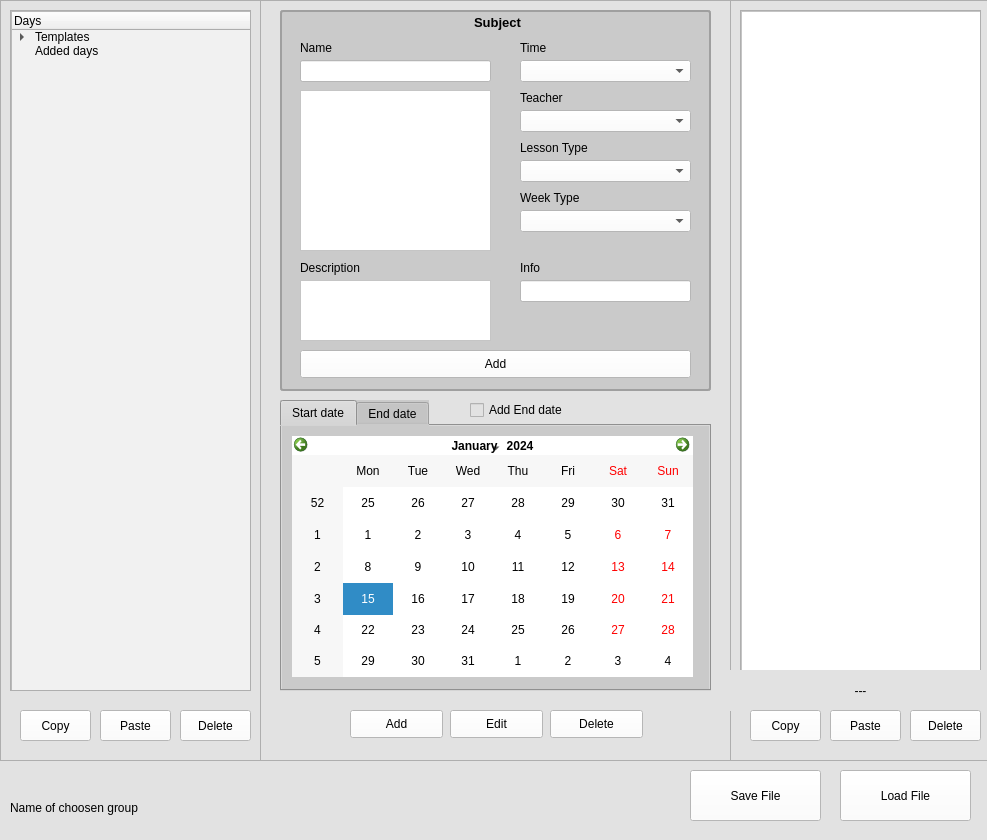
<?xml version="1.0" encoding="UTF-8"?>
<ui version="4.0">
 <class>MainWindow</class>
 <widget class="QMainWindow" name="MainWindow">
  <property name="geometry">
   <rect>
    <x>0</x>
    <y>0</y>
    <width>987</width>
    <height>840</height>
   </rect>
  </property>
  <property name="sizePolicy">
   <sizepolicy hsizetype="Fixed" vsizetype="Fixed">
    <horstretch>0</horstretch>
    <verstretch>0</verstretch>
   </sizepolicy>
  </property>
  <property name="minimumSize">
   <size>
    <width>987</width>
    <height>840</height>
   </size>
  </property>
  <property name="maximumSize">
   <size>
    <width>987</width>
    <height>840</height>
   </size>
  </property>
  <property name="windowTitle">
   <string>TiBoxEditApp</string>
  </property>
  <property name="windowIcon">
   <iconset>
    <normaloff>logo_without_text.png</normaloff>logo_without_text.png</iconset>
  </property>
  <property name="styleSheet">
   <string notr="true">background: rgb(226, 226, 226);</string>
  </property>
  <widget class="QWidget" name="centralwidget">
   <property name="styleSheet">
    <string notr="true"/>
   </property>
   <widget class="QFrame" name="l_frame">
    <property name="geometry">
     <rect>
      <x>0</x>
      <y>0</y>
      <width>261</width>
      <height>761</height>
     </rect>
    </property>
    <property name="frameShape">
     <enum>QFrame::StyledPanel</enum>
    </property>
    <property name="frameShadow">
     <enum>QFrame::Raised</enum>
    </property>
    <widget class="QScrollArea" name="scrollArea">
     <property name="geometry">
      <rect>
       <x>10</x>
       <y>10</y>
       <width>241</width>
       <height>681</height>
      </rect>
     </property>
     <property name="widgetResizable">
      <bool>true</bool>
     </property>
     <widget class="QWidget" name="scrollAreaWidgetContents">
      <property name="geometry">
       <rect>
        <x>0</x>
        <y>0</y>
        <width>239</width>
        <height>679</height>
       </rect>
      </property>
      <widget class="QTreeWidget" name="day_tw">
       <property name="geometry">
        <rect>
         <x>0</x>
         <y>0</y>
         <width>241</width>
         <height>681</height>
        </rect>
       </property>
       <property name="styleSheet">
        <string notr="true">background: rgb(241, 241, 241)</string>
       </property>
       <property name="columnCount">
        <number>1</number>
       </property>
       <attribute name="headerVisible">
        <bool>true</bool>
       </attribute>
       <column>
        <property name="text">
         <string notr="true">Days</string>
        </property>
       </column>
       <item>
        <property name="text">
         <string>Templates</string>
        </property>
        <item>
         <property name="text">
          <string>Monday</string>
         </property>
        </item>
        <item>
         <property name="text">
          <string>Tuesday</string>
         </property>
        </item>
        <item>
         <property name="text">
          <string>Wednesday</string>
         </property>
        </item>
        <item>
         <property name="text">
          <string>Thursday</string>
         </property>
        </item>
        <item>
         <property name="text">
          <string>Friday</string>
         </property>
        </item>
        <item>
         <property name="text">
          <string>Saturday</string>
         </property>
        </item>
        <item>
         <property name="text">
          <string>Sunday</string>
         </property>
        </item>
       </item>
       <item>
        <property name="text">
         <string>Added days</string>
        </property>
       </item>
      </widget>
     </widget>
    </widget>
    <widget class="QPushButton" name="copyDayButton">
     <property name="geometry">
      <rect>
       <x>20</x>
       <y>710</y>
       <width>71</width>
       <height>31</height>
      </rect>
     </property>
     <property name="styleSheet">
      <string notr="true">background: rgb(255, 255, 255);</string>
     </property>
     <property name="text">
      <string>Copy</string>
     </property>
    </widget>
    <widget class="QPushButton" name="pasteDayButton">
     <property name="geometry">
      <rect>
       <x>100</x>
       <y>710</y>
       <width>71</width>
       <height>31</height>
      </rect>
     </property>
     <property name="styleSheet">
      <string notr="true">background: rgb(255, 255, 255);</string>
     </property>
     <property name="text">
      <string>Paste</string>
     </property>
    </widget>
    <widget class="QPushButton" name="deleteDayButton">
     <property name="geometry">
      <rect>
       <x>180</x>
       <y>710</y>
       <width>71</width>
       <height>31</height>
      </rect>
     </property>
     <property name="styleSheet">
      <string notr="true">background: rgb(255, 255, 255);</string>
     </property>
     <property name="text">
      <string>Delete</string>
     </property>
    </widget>
   </widget>
   <widget class="QFrame" name="c_frame">
    <property name="geometry">
     <rect>
      <x>260</x>
      <y>0</y>
      <width>471</width>
      <height>761</height>
     </rect>
    </property>
    <property name="font">
     <font>
      <family>MS Shell Dlg 2</family>
     </font>
    </property>
    <property name="styleSheet">
     <string notr="true"/>
    </property>
    <property name="frameShape">
     <enum>QFrame::StyledPanel</enum>
    </property>
    <property name="frameShadow">
     <enum>QFrame::Raised</enum>
    </property>
    <widget class="QGroupBox" name="groupBox">
     <property name="geometry">
      <rect>
       <x>20</x>
       <y>10</y>
       <width>431</width>
       <height>381</height>
      </rect>
     </property>
     <property name="font">
      <font>
       <pointsize>10</pointsize>
       <weight>75</weight>
       <bold>true</bold>
      </font>
     </property>
     <property name="autoFillBackground">
      <bool>false</bool>
     </property>
     <property name="styleSheet">
      <string notr="true">QGroupBox {
	border: 2px solid rgb(159, 159, 159); 
	border-radius: 3px;
	background: rgb(202, 202, 202);
 } 
QGroupBox::title { 
	background-color: transparent;
	subcontrol-position: top center;
	padding-top: 5px;
 } </string>
     </property>
     <property name="title">
      <string>Subject</string>
     </property>
     <widget class="QLabel" name="label_3">
      <property name="geometry">
       <rect>
        <x>240</x>
        <y>80</y>
        <width>55</width>
        <height>16</height>
       </rect>
      </property>
      <property name="styleSheet">
       <string notr="true">background: transparent;</string>
      </property>
      <property name="text">
       <string>Teacher</string>
      </property>
     </widget>
     <widget class="QLabel" name="label_4">
      <property name="geometry">
       <rect>
        <x>240</x>
        <y>130</y>
        <width>81</width>
        <height>16</height>
       </rect>
      </property>
      <property name="styleSheet">
       <string notr="true">background: transparent;</string>
      </property>
      <property name="text">
       <string>Lesson Type</string>
      </property>
     </widget>
     <widget class="QLabel" name="label">
      <property name="geometry">
       <rect>
        <x>20</x>
        <y>30</y>
        <width>55</width>
        <height>16</height>
       </rect>
      </property>
      <property name="styleSheet">
       <string notr="true">background: transparent;</string>
      </property>
      <property name="text">
       <string>Name</string>
      </property>
     </widget>
     <widget class="QComboBox" name="subject_type_cb">
      <property name="geometry">
       <rect>
        <x>240</x>
        <y>150</y>
        <width>171</width>
        <height>22</height>
       </rect>
      </property>
      <property name="styleSheet">
       <string notr="true">background: rgb(255, 255, 255);</string>
      </property>
     </widget>
     <widget class="QLabel" name="label_2">
      <property name="geometry">
       <rect>
        <x>240</x>
        <y>30</y>
        <width>55</width>
        <height>16</height>
       </rect>
      </property>
      <property name="styleSheet">
       <string notr="true">background: transparent;</string>
      </property>
      <property name="text">
       <string>Time</string>
      </property>
     </widget>
     <widget class="QLabel" name="label_5">
      <property name="geometry">
       <rect>
        <x>20</x>
        <y>250</y>
        <width>121</width>
        <height>16</height>
       </rect>
      </property>
      <property name="styleSheet">
       <string notr="true">background: transparent;</string>
      </property>
      <property name="text">
       <string>Description</string>
      </property>
     </widget>
     <widget class="QComboBox" name="subject_week_number_cb">
      <property name="geometry">
       <rect>
        <x>240</x>
        <y>200</y>
        <width>171</width>
        <height>22</height>
       </rect>
      </property>
      <property name="styleSheet">
       <string notr="true">background: rgb(255, 255, 255);</string>
      </property>
     </widget>
     <widget class="QLabel" name="label_6">
      <property name="geometry">
       <rect>
        <x>240</x>
        <y>180</y>
        <width>141</width>
        <height>16</height>
       </rect>
      </property>
      <property name="styleSheet">
       <string notr="true">background: transparent;</string>
      </property>
      <property name="text">
       <string>Week Type</string>
      </property>
     </widget>
     <widget class="QComboBox" name="subject_time_cb">
      <property name="geometry">
       <rect>
        <x>240</x>
        <y>50</y>
        <width>171</width>
        <height>22</height>
       </rect>
      </property>
      <property name="styleSheet">
       <string notr="true">background: rgb(255, 255, 255);</string>
      </property>
     </widget>
     <widget class="QComboBox" name="subject_teacher_cb">
      <property name="geometry">
       <rect>
        <x>240</x>
        <y>100</y>
        <width>171</width>
        <height>22</height>
       </rect>
      </property>
      <property name="styleSheet">
       <string notr="true">background: rgb(255, 255, 255);</string>
      </property>
     </widget>
     <widget class="QPushButton" name="subjectAddButton">
      <property name="geometry">
       <rect>
        <x>20</x>
        <y>340</y>
        <width>391</width>
        <height>28</height>
       </rect>
      </property>
      <property name="styleSheet">
       <string notr="true">background: rgb(255, 255, 255);</string>
      </property>
      <property name="text">
       <string>Add</string>
      </property>
     </widget>
     <widget class="QPlainTextEdit" name="subject_description_tb">
      <property name="geometry">
       <rect>
        <x>20</x>
        <y>270</y>
        <width>191</width>
        <height>61</height>
       </rect>
      </property>
      <property name="styleSheet">
       <string notr="true">background: rgb(255, 255, 255);</string>
      </property>
     </widget>
     <widget class="QLineEdit" name="subject_name_le">
      <property name="geometry">
       <rect>
        <x>20</x>
        <y>50</y>
        <width>191</width>
        <height>22</height>
       </rect>
      </property>
      <property name="styleSheet">
       <string notr="true">background: rgb(255, 255, 255);</string>
      </property>
     </widget>
     <widget class="QListWidget" name="subject_name_lw">
      <property name="geometry">
       <rect>
        <x>20</x>
        <y>80</y>
        <width>191</width>
        <height>161</height>
       </rect>
      </property>
      <property name="styleSheet">
       <string notr="true">background: rgb(255, 255, 255);</string>
      </property>
     </widget>
     <widget class="QLabel" name="label_7">
      <property name="geometry">
       <rect>
        <x>240</x>
        <y>250</y>
        <width>121</width>
        <height>16</height>
       </rect>
      </property>
      <property name="styleSheet">
       <string notr="true">background: transparent;</string>
      </property>
      <property name="text">
       <string>Info</string>
      </property>
     </widget>
     <widget class="QLineEdit" name="subject_info_le">
      <property name="geometry">
       <rect>
        <x>240</x>
        <y>270</y>
        <width>171</width>
        <height>22</height>
       </rect>
      </property>
      <property name="styleSheet">
       <string notr="true">background: rgb(255, 255, 255)</string>
      </property>
     </widget>
    </widget>
    <widget class="QTabWidget" name="tabWidget">
     <property name="geometry">
      <rect>
       <x>20</x>
       <y>400</y>
       <width>431</width>
       <height>291</height>
      </rect>
     </property>
     <property name="styleSheet">
      <string notr="true">background: rgb(202, 202, 202);</string>
     </property>
     <property name="currentIndex">
      <number>0</number>
     </property>
     <widget class="QWidget" name="tab">
      <property name="styleSheet">
       <string notr="true"/>
      </property>
      <attribute name="title">
       <string>Start date</string>
      </attribute>
      <widget class="QCalendarWidget" name="start_calendar">
       <property name="enabled">
        <bool>true</bool>
       </property>
       <property name="geometry">
        <rect>
         <x>10</x>
         <y>10</y>
         <width>401</width>
         <height>241</height>
        </rect>
       </property>
       <property name="styleSheet">
        <string notr="true">color: rgb(0, 0, 0);
background: rgb(255, 255, 255);
border: 0px</string>
       </property>
      </widget>
     </widget>
     <widget class="QWidget" name="tab_2">
      <property name="enabled">
       <bool>false</bool>
      </property>
      <attribute name="title">
       <string>End date</string>
      </attribute>
      <widget class="QCalendarWidget" name="end_calendar">
       <property name="enabled">
        <bool>false</bool>
       </property>
       <property name="geometry">
        <rect>
         <x>10</x>
         <y>10</y>
         <width>401</width>
         <height>241</height>
        </rect>
       </property>
       <property name="styleSheet">
        <string notr="true">color: rgb(0, 0, 0);
background: rgb(255, 255, 255);
border: 0px</string>
       </property>
      </widget>
     </widget>
    </widget>
    <widget class="QPushButton" name="EditDayButton">
     <property name="geometry">
      <rect>
       <x>190</x>
       <y>710</y>
       <width>93</width>
       <height>28</height>
      </rect>
     </property>
     <property name="styleSheet">
      <string notr="true">background: rgb(255, 255, 255);</string>
     </property>
     <property name="text">
      <string>Edit</string>
     </property>
    </widget>
    <widget class="QPushButton" name="AddDayButton">
     <property name="geometry">
      <rect>
       <x>90</x>
       <y>710</y>
       <width>93</width>
       <height>28</height>
      </rect>
     </property>
     <property name="styleSheet">
      <string notr="true">background: rgb(255, 255, 255);</string>
     </property>
     <property name="text">
      <string>Add</string>
     </property>
    </widget>
    <widget class="QPushButton" name="DeleteDayButton">
     <property name="geometry">
      <rect>
       <x>290</x>
       <y>710</y>
       <width>93</width>
       <height>28</height>
      </rect>
     </property>
     <property name="styleSheet">
      <string notr="true">background: rgb(255, 255, 255);</string>
     </property>
     <property name="text">
      <string>Delete</string>
     </property>
    </widget>
    <widget class="QCheckBox" name="checkBox">
     <property name="geometry">
      <rect>
       <x>210</x>
       <y>400</y>
       <width>111</width>
       <height>20</height>
      </rect>
     </property>
     <property name="text">
      <string>Add End date</string>
     </property>
    </widget>
   </widget>
   <widget class="QFrame" name="r_frame">
    <property name="geometry">
     <rect>
      <x>730</x>
      <y>0</y>
      <width>261</width>
      <height>761</height>
     </rect>
    </property>
    <property name="frameShape">
     <enum>QFrame::StyledPanel</enum>
    </property>
    <property name="frameShadow">
     <enum>QFrame::Raised</enum>
    </property>
    <widget class="QScrollArea" name="scrollArea_2">
     <property name="geometry">
      <rect>
       <x>10</x>
       <y>10</y>
       <width>241</width>
       <height>661</height>
      </rect>
     </property>
     <property name="widgetResizable">
      <bool>true</bool>
     </property>
     <widget class="QWidget" name="scrollAreaWidgetContents_2">
      <property name="geometry">
       <rect>
        <x>0</x>
        <y>0</y>
        <width>239</width>
        <height>659</height>
       </rect>
      </property>
      <widget class="QListWidget" name="subject_list">
       <property name="geometry">
        <rect>
         <x>0</x>
         <y>0</y>
         <width>241</width>
         <height>661</height>
        </rect>
       </property>
       <property name="styleSheet">
        <string notr="true">background: rgb(255, 255, 255);</string>
       </property>
      </widget>
     </widget>
    </widget>
    <widget class="QLabel" name="week_num_label">
     <property name="geometry">
      <rect>
       <x>0</x>
       <y>670</y>
       <width>261</width>
       <height>41</height>
      </rect>
     </property>
     <property name="text">
      <string>---</string>
     </property>
     <property name="alignment">
      <set>Qt::AlignCenter</set>
     </property>
    </widget>
    <widget class="QPushButton" name="deleteSubjectButton">
     <property name="geometry">
      <rect>
       <x>180</x>
       <y>710</y>
       <width>71</width>
       <height>31</height>
      </rect>
     </property>
     <property name="styleSheet">
      <string notr="true">background: rgb(255, 255, 255);</string>
     </property>
     <property name="text">
      <string>Delete</string>
     </property>
    </widget>
    <widget class="QPushButton" name="pasteSubjectButton">
     <property name="geometry">
      <rect>
       <x>100</x>
       <y>710</y>
       <width>71</width>
       <height>31</height>
      </rect>
     </property>
     <property name="styleSheet">
      <string notr="true">background: rgb(255, 255, 255);</string>
     </property>
     <property name="text">
      <string>Paste</string>
     </property>
    </widget>
    <widget class="QPushButton" name="copySubjectButton">
     <property name="geometry">
      <rect>
       <x>20</x>
       <y>710</y>
       <width>71</width>
       <height>31</height>
      </rect>
     </property>
     <property name="styleSheet">
      <string notr="true">background: rgb(255, 255, 255);</string>
     </property>
     <property name="text">
      <string>Copy</string>
     </property>
    </widget>
   </widget>
   <widget class="QPushButton" name="pushButton">
    <property name="geometry">
     <rect>
      <x>690</x>
      <y>770</y>
      <width>131</width>
      <height>51</height>
     </rect>
    </property>
    <property name="styleSheet">
     <string notr="true">background: rgb(255, 255, 255);</string>
    </property>
    <property name="text">
     <string>Save File</string>
    </property>
   </widget>
   <widget class="QPushButton" name="LoadFileButton">
    <property name="geometry">
     <rect>
      <x>840</x>
      <y>770</y>
      <width>131</width>
      <height>51</height>
     </rect>
    </property>
    <property name="styleSheet">
     <string notr="true">background: rgb(255, 255, 255);</string>
    </property>
    <property name="text">
     <string>Load File</string>
    </property>
   </widget>
   <widget class="QLabel" name="group_label">
    <property name="geometry">
     <rect>
      <x>10</x>
      <y>800</y>
      <width>421</width>
      <height>16</height>
     </rect>
    </property>
    <property name="text">
     <string>Name of choosen group</string>
    </property>
   </widget>
  </widget>
 </widget>
 <resources/>
 <connections/>
</ui>
